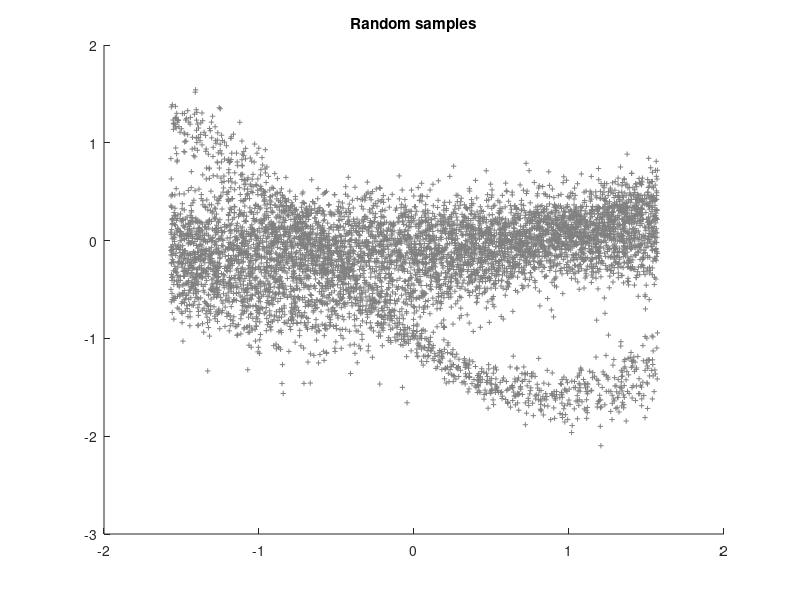

Write MATLAB code to recreate this figure.
% close all
% clear all
% clc
clearvars x y k A B C D r phi
%%

Rs = 3;

N_comp = 3;

sigmas1 = [2.5;   2;  2; 3; 2]/10;
sigmas2 = [2.5;   3;  1; 3; 2]/10;

p =[0; 0.5; 0.3 ; -0.15; 0.1];

mus = [ 0  0-0.4      1.25    -0.6    0.3;     %.........xs
        0  0-0.4       -1       1       0.8 ];   %.........ys 
 
Ns = [3500; 2500; 1000; 1500; 1800];

Ns = round(Ns);
%%

X=[];


Sigmas = zeros(2,2,N_comp);
for i = 1:N_comp
    Sigmas(:,:,i) = [sigmas1(i)^2               sigmas1(i)*sigmas2(i)*p(i);
                    sigmas1(i)*sigmas2(i)*p(i)  sigmas2(i)^2];
    Xt = mvnrnd(mus(:,i),Sigmas(:,:,i),Ns(i));
    X = [X;Xt];
end
N = length(X);
mus = mus(:,1:N_comp);

phi = pi*rand(N,1)-pi/2;
k = tan(phi);

D = X(:,2)-k.*X(:,1);

A = 1+k.^2;
B = 2.*k.*D;
C = D.^2-Rs^2;

x(1,:) = -B./2./A + sqrt(B.^2-4.*A.*C)./2./A;
x(2,:) = -B./2./A - sqrt(B.^2-4.*A.*C)./2./A;

y(1,:) = k'.*x(1,:)+D';
y(2,:) = k'.*x(2,:)+D';


r = D./sqrt(1.^2+k.^2);
phi1 = atan( (y(2,:)-y(1,:))./(x(2,:)-x(1,:)) )';

p = randperm(length(r)); % ovo dodaje još slučajnosti

r = r(p);
phi = phi1(p);

% 
figure, scatter(phi(1:1:end), r(1:1:end), 15, [0.5 0.5 0.5], '+'), title('Random samples');
% 
% 
% figure, scatter(X(1:1:end,1), X(1:1:end,2), 12, [0.6 0.5 0.2], '+'), title('Random samples'), axis equal, xlim([-Rs Rs]), ylim([-Rs Rs]);
% 
% figure, scatter(phi(1:1:end), r(1:1:end), 15, [0.5 0.5 0.5], '+'), title('Random samples'), axis equal, xlim([-Rs Rs]), ylim([-Rs Rs]);

% save('simulation_two_comp','Rs','r','phi','N','Ns','mus','Sigmas','X')
